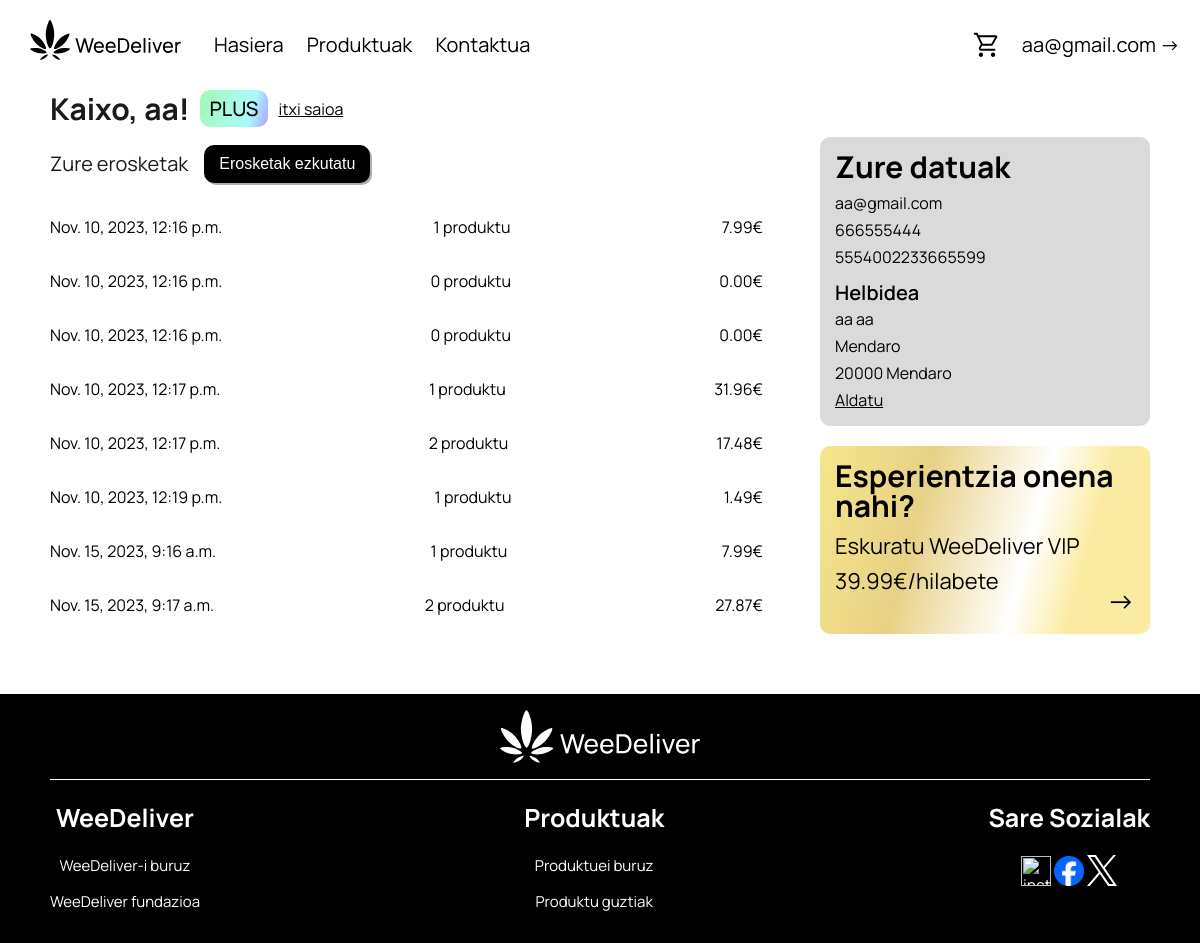
The app's page /kontua/ (signed in) with its own data.
### web/models.py (models this page shows, shortened)
class Bezeroa(models.Model):
    user = models.ForeignKey(settings.AUTH_USER_MODEL, on_delete=models.CASCADE)
    izena = models.CharField(max_length=100)
    abizena = models.CharField(max_length=100)
    emaila = models.CharField(max_length=100)
    telefonoa = models.IntegerField()
    helbidea = models.TextField(null=True)
    herria = models.CharField(max_length=100, null=True)
    posta_kodea = models.IntegerField(null=True)
    txartela = models.IntegerField(null=True)
    harpidetza = models.CharField(max_length=50)

class Erosketa(models.Model):
    bezeroa = models.ForeignKey(Bezeroa,on_delete=models.CASCADE)
    produktuak = models.ManyToManyField(Produktua)
    data = models.DateTimeField(auto_now_add=True)
    totala = models.FloatField()

### web/views.py (the view)
# urls.py: path('kontua/', views.kontua, name='kontua'),
@login_required
def kontua(request):
    user = request.user
    bezeroa = Bezeroa.objects.get(user=user)
    erosketak = Erosketa.objects.filter(bezeroa=bezeroa)
    return render(request, 'kontua.html', {'bezeroa': bezeroa,'erosketak':erosketak})

### web/templates/kontua.html (shortened to what this page needs)
{% load static %}
{% load math_filters %}
<html lang="en">
<head>
    <link rel="stylesheet" href='{% static "css/global.css" %}'>
</head>
<body>
    {% include "elements/nav.html" %}
    <div class="global">
        <div class="hflex">
            <h3 class="hflextitle">Kaixo, {{ bezeroa.izena }}!</h3>
            {% if bezeroa.harpidetza == "plus" %}
                <div class="pluscolors rolebadge">PLUS</div>
                {% elif bezeroa.harpidetza == "VIP" %}
                <div class="vipcolors rolebadge">VIP</div>
            {% endif %}
            <a class="hflextitle" href="/logout/">itxi saioa</a>
        </div>
        <div class="hflex">
            <div class="vflex flex1">
                <div class="hflex">
                    <h4>Zure erosketak</h4>
                    <button type="button" id="erosketa-anim" class="btn erosketa-btn">Erosketak ezkutatu</button>
                </div>
                <div id="erosketa-info">
                    {% for erosketa in erosketak%}
                    <div class="erosketa-info">
                        <p>{{erosketa.data}}</p>
                        <p>{{erosketa.produktuak.count}} produktu</p>
                        <p>{{erosketa.totala|floatformat:2}}€</p>
                    </div>
                    {% endfor %}
                </div>
            </div>
            <div class="vflex accountbento">
                <div class="bento">
                    <a><h3>Zure datuak</h3></a>
                    <p>{{ bezeroa.emaila }}</p>
                    <p>{{ bezeroa.telefonoa }}</p>
                    {% if bezeroa.txartela == none %}
                        <p>ez duzu txartelik</p>
                    {% else %}
                        <p>{{ bezeroa.txartela }}</p>
                    {% endif %}
                    {% if bezeroa.helbidea == none %}
                        <p>ez duzu helbiderik</p>
                    {% else %}
                        <h5>Helbidea</h5>
                        <p>{{ bezeroa.izena }} {{ bezeroa.abizena }}</p>
                        <p>{{ bezeroa.helbidea }}</p>
                        <p>{{ bezeroa.posta_kodea }} {{ bezeroa.herria }}</p>
                    {% endif %}
                    <a href="/kontua/aldatu/">Aldatu</a>
                </div>
                <a href="/harpidetu/" class="notd">
                    {% if bezeroa.harpidetza == "basic" %}
                    <div class="adweedeliverplus bento pluscolors">
                        <h3>Doako bidalketa nahi?</h3>
                        <p>Probatu WeeDeliver Plus</p>
                        <p>4.99€/hilabete</p>
                        <span>-></span>
                    </div>
                    {% elif bezeroa.harpidetza == "plus" %}
                    <div class="adweedeliverplus bento vipcolors">
                        <h3>Esperientzia onena nahi?</h3>
                        <p>Eskuratu WeeDeliver VIP</p>
                        <p>39.99€/hilabete</p>
                        <span>-></span>
                    </div>
                    {% elif bezeroa.harpidetza == "VIP" %}
                    <div class="adweedeliverplus bento vipcolors">
                        <h3>VIP bat zara</h3>
                        <p>Kudeatu zure harpidetza</p>
                        <span>-></span>
                    </div>
                    {% endif %}
                </a>
            </div>
        </div>
    </div>
    {% include "elements/footer.html" %}
</body>
</html>

### web/templates/elements/nav.html
{% load static %}
<nav>
    <div id="navl">
        <a href="/"><img alt="WeeDeliver logo" src="{% static "irudiak/logo/logob.svg" %}"></a>
        <a href="/">Hasiera</a>
        <a href="/produktuak">Produktuak</a>
        <a href="/kontaktua">Kontaktua</a>
    </div>
    <div id="navr">
        {% if user.is_authenticated %}
            <a href="/saskia" class="navsaskiaa"> <img alt="saskia" class="navsaskia" src="{% static "irudiak/webimg/icons/shopping_cart.svg" %}"> </a>
            <a href="/kontua"> {{ user.username }} -></a>
        {% else %}
            <a href="/signup"> Sortu kontua </a>
            <a class="btn navlogin whitea" href="/login"> Hasi saioa </a>
        {% endif %}
    </div>
</nav>

### web/static/css/global.css (style rules this page uses)
h3 { font-size: 30px; font-weight: 700; line-height: 1; color: #1a1a1a; }
h4, h5 { font-size: 20px; font-weight: 400; line-height: 1; color: #1a1a1a; }
a { color:black; }
body { margin:0; font-family: 'Manrope', sans-serif; display:flex; flex-direction:column; min-height:100vh; }
nav { background-color:white; display:flex; justify-content:space-between; align-items:center; padding:10px; }
nav img { height:40px; margin: 0 10px 10px; vertical-align: middle; }
nav a { display:inline-block; vertical-align: middle; color:black; text-decoration:none; font-size:20px; margin:10px; height: 100%; line-height: 50px; }
.navsaskia { height: 30px; margin: 0; }
#navl { height: fit-content; }
#navr { display:flex; flex-direction:row; height: fit-content; align-items:center; }
.navsaskiaa { height: fit-content; }
.notd { text-decoration:none; }
.flex1 { flex:1; }
.global { max-width: 1600px; width:calc(100% - 100px); align-self: center; padding: 0 50px; flex-grow: 1; margin-bottom: 50px; }
.vflex { display:flex; flex-direction:column; }
.hflex { display:flex; }
.hflextitle { margin: 0 10px 0 0; align-self: center; }
.btn { background-color: black; color: white; border: none; border-radius: 10px; cursor: pointer; width:fit-content; box-shadow: rgba(0, 0, 0, 0.31) 2px 2px 0; transition: all 0.2s ease-in-out; text-decoration: none; }
.bento { border-radius: 10px; padding: 15px; margin: 10px 0; display: flex; flex-direction: column; width: 300px; background: #DADADA; }
.bento h3 { color: black; margin: 0 0 10px; }
.bento p { color: black; margin: 0 0 5px; }
.bento h5 { color: black; margin: 10px 0 5px; font-weight: 600; }
.accountbento { margin-left: 25px; }
.rolebadge { height: fit-content; width: fit-content; padding: 5px 10px; border-radius: 10px; font-weight: 500; font-size: 20px; margin-right: 10px; }
.adweedeliverplus p { font-size: 22px; }
.adweedeliverplus span { color: black; font-size: 28px; text-align:right; margin-top: -20px }
.pluscolors { background: linear-gradient(105deg, #A0FAB4 0%, #ABFAFF 72.8%, #ADA0FA 100%); }
.vipcolors { background: linear-gradient(105deg, #F6E58C 0%, #E7D185 30.21%, #FFF 61.98%, #FAEBA0 78.12%, #FAEBA0 100%); }
.erosketa-info { display: flex; flex-direction: row; justify-content: space-between; margin-right: 2em; }
.erosketa-btn { height: fit-content; padding: 10px 15px; font-size: 16px; align-self: center; margin-left: 1em; }

### records on screen
Bezeroa: izena "aa", emaila "aa@gmail.com", telefonoa "666555444", txartela "5554002233665599", abizena "aa", helbidea "Mendaro", posta_kodea "20000", herria "Mendaro"
Erosketa: data "Nov. 10, 2023, 12:16 p.m.", produktuak.count "1", totala "7.99"
Erosketa: data "Nov. 10, 2023, 12:16 p.m.", produktuak.count "0", totala "0.00"
Erosketa: data "Nov. 10, 2023, 12:16 p.m.", produktuak.count "0", totala "0.00"
Erosketa: data "Nov. 10, 2023, 12:17 p.m.", produktuak.count "1", totala "31.96"
Erosketa: data "Nov. 10, 2023, 12:17 p.m.", produktuak.count "2", totala "17.48"
Erosketa: data "Nov. 10, 2023, 12:19 p.m.", produktuak.count "1", totala "1.49"
Erosketa: data "Nov. 15, 2023, 9:16 a.m.", produktuak.count "1", totala "7.99"
Erosketa: data "Nov. 15, 2023, 9:17 a.m.", produktuak.count "2", totala "27.87"

### other values on screen
{{ user.username }} "aa@gmail.com"
